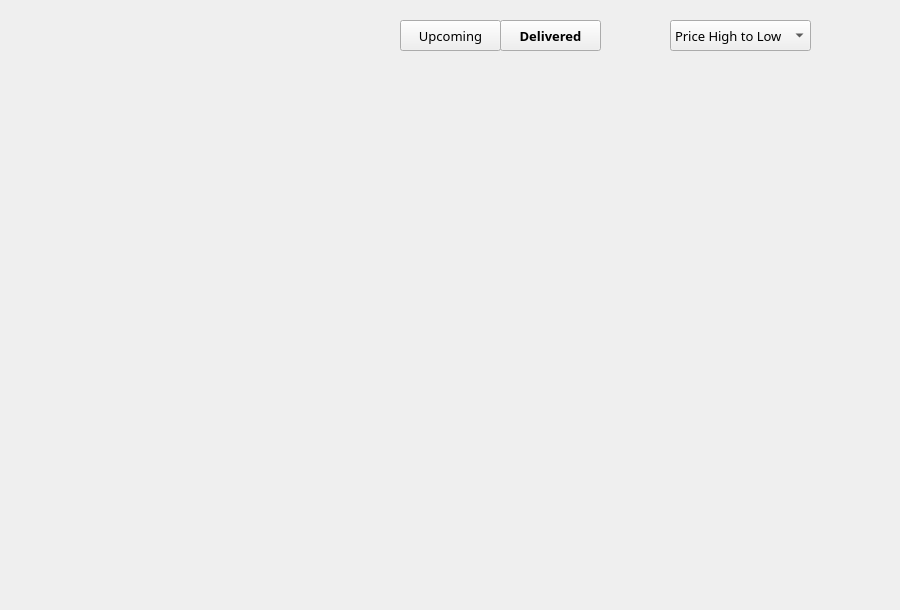
      <widget class="QWidget" name="delivered_highlow">
       <widget class="QPushButton" name="deliveredbutton_6">
        <property name="geometry">
         <rect>
          <x>500</x>
          <y>20</y>
          <width>101</width>
          <height>31</height>
         </rect>
        </property>
        <property name="font">
         <font>
          <family>Glacial Indifference</family>
          <pointsize>10</pointsize>
          <weight>75</weight>
          <bold>true</bold>
         </font>
        </property>
        <property name="text">
         <string>Delivered</string>
        </property>
       </widget>
       <widget class="QPushButton" name="upcomingbutton_6">
        <property name="geometry">
         <rect>
          <x>400</x>
          <y>20</y>
          <width>101</width>
          <height>31</height>
         </rect>
        </property>
        <property name="font">
         <font>
          <family>Glacial Indifference</family>
          <pointsize>10</pointsize>
          <weight>50</weight>
          <bold>false</bold>
         </font>
        </property>
        <property name="text">
         <string>Upcoming</string>
        </property>
       </widget>
       <widget class="QComboBox" name="comboBox_6">
        <property name="geometry">
         <rect>
          <x>670</x>
          <y>20</y>
          <width>141</width>
          <height>31</height>
         </rect>
        </property>
        <property name="font">
         <font>
          <family>Glacial Indifference</family>
          <pointsize>10</pointsize>
         </font>
        </property>
        <item>
         <property name="text">
          <string>Price High to Low</string>
         </property>
        </item>
        <item>
         <property name="text">
          <string>Latest Arrival</string>
         </property>
        </item>
        <item>
         <property name="text">
          <string>Price Low to High</string>
         </property>
        </item>
       </widget>
       <widget class="QWidget" name="gridLayoutWidget_7">
        <property name="geometry">
         <rect>
          <x>110</x>
          <y>60</y>
          <width>781</width>
          <height>541</height>
         </rect>
        </property>
        <layout class="QGridLayout" name="gridLayout_7"/>
       </widget>
      </widget>
